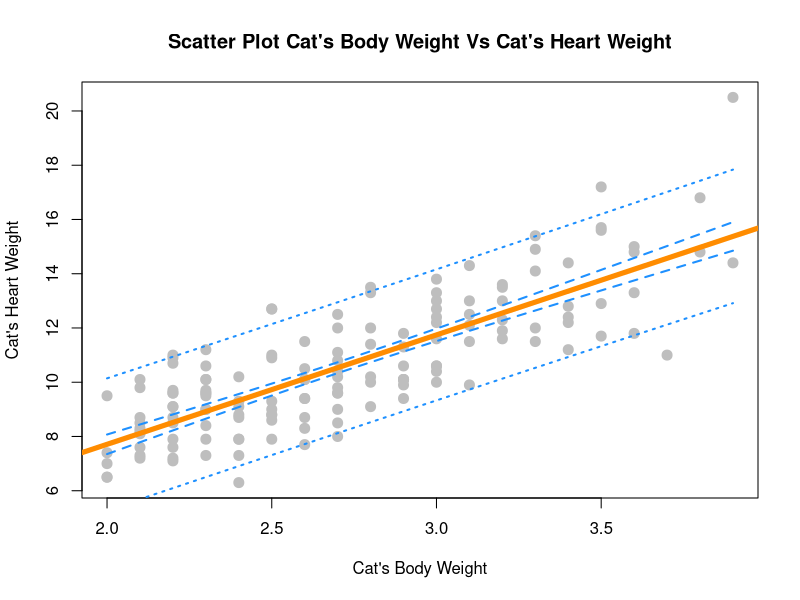
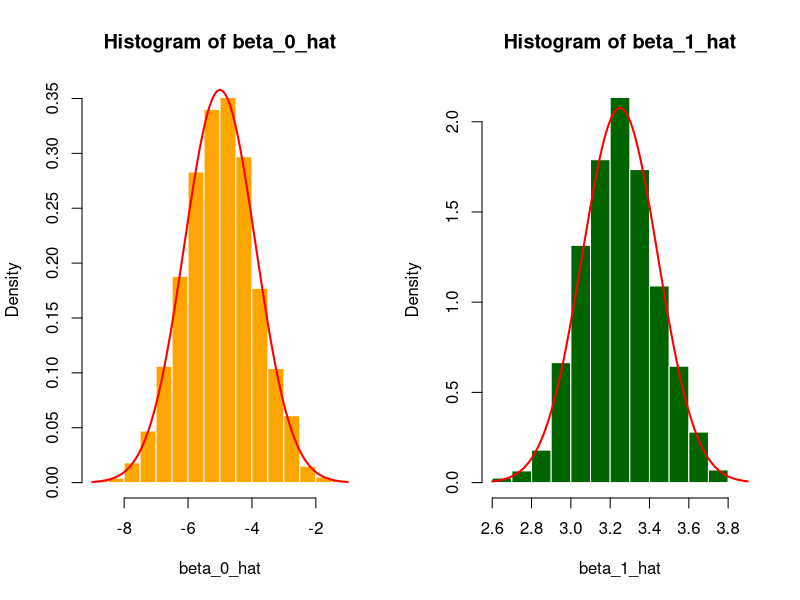

Generate these figures, in order, with R:
## ---- chunk 1
library(MASS)
cat_model = lm(Hwt~Bwt,data=cats)
summary(cat_model)$coefficient[,"t value"]
summary(cat_model)$coefficient[,"Pr(>|t|)"]
alpha = 0.05
level = 1- alpha
confint(cat_model,level=level)

confint(cat_model,interval="confidence",level=0.90)["Bwt",]
confint(cat_model,interval="confidence",level=0.99)["(Intercept)",]

body_weight1 = data.frame(Bwt=c(2.1,2.8))
predict_newdata1=predict(cat_model,newdata=body_weight1,interval="confidence",level=0.99)

body_weight2 = data.frame(Bwt=c(2.8,4.2))
predict_newdata2=predict(cat_model,newdata=body_weight2,interval="prediction",level=0.99)

beta_0_hat = summary(cat_model)$coefficient[1,1]
beta_1_hat = summary(cat_model)$coefficient[2,1]

beta_0_hat_se = summary(cat_model)$coefficient[1,2]
beta_1_hat_se = summary(cat_model)$coefficient[2,2]

beta_0_hat_t = (beta_0_hat - 4) / beta_0_hat_se
beta_1_hat_t = (beta_1_hat - 4) / beta_1_hat_se

beta_0_hat_p = 2* pt(abs(beta_0_hat_t),nrow(cars)-2,lower.tail = FALSE)
beta_1_hat_p = 2* pt(abs(beta_1_hat_t),nrow(cars)-2,lower.tail = FALSE)

#Creating Confidence and Prediction Bands

bwt_grid = seq(min(cats$Bwt),max(cats$Bwt),by = 0.01)

hwt_ci_band = predict(cat_model,
                      newdata = data.frame(Bwt = bwt_grid),
                      interval = "confidence",
                      level = 0.90)

hwt_pi_band = predict(cat_model,
                      newdata = data.frame(Bwt = bwt_grid),
                      interval = "prediction",
                      level = 0.90)

## ---- chunk 2
plot(Hwt~Bwt,
     data=cats,
     xlab = "Cat's Body Weight",
     ylab = "Cat's Heart Weight",
     main = "Scatter Plot Cat's Body Weight Vs Cat's Heart Weight",
     col = "grey",
     pch = 20,
     cex = 2
     )
abline(cat_model,lwd = 5, col = "darkorange")
lines(bwt_grid,hwt_ci_band[,"lwr"],col="dodgerblue",lwd=2,lty=2)
lines(bwt_grid,hwt_ci_band[,"upr"],col="dodgerblue",lwd=2,lty=2)
lines(bwt_grid,hwt_pi_band[,"lwr"],col="dodgerblue",lwd=2,lty=3)
lines(bwt_grid,hwt_pi_band[,"upr"],col="dodgerblue",lwd=2,lty=3)
## ---- chunk 3
data(Ozone, package = "mlbench")
Ozone = Ozone[, c(4, 6, 7, 8)]
colnames(Ozone) = c("ozone", "wind", "humidity", "temp")
Ozone = Ozone[complete.cases(Ozone), ]

ozone_wind_model = lm(ozone~wind,data=Ozone)
ozone_temp_model = lm(ozone~temp,data=Ozone)
## ---- chunk 4
beta_0 = -5
beta_1 = 3.25
sigma_2 = 16
sigma = sqrt(sigma_2)

birthday = 19770411
set.seed(birthday)
n = 50
x = seq(0, 10, length = n)

sim_data = function(x,beta0,beta1,n){
  epsilon = rnorm(n,mean=0,sd=sigma)
  y = beta0 + beta1 * x + epsilon
  data.frame(predictor = x, response = y)
}

loop_times = 2000

beta_0_hat = rep(0,loop_times)
beta_1_hat = rep(0,loop_times)
  
for(i in 1:loop_times){
  epsilon = rnorm(n,mean=0,sd=sigma)
  y = beta_0 + beta_1 * x + epsilon
  data = sim_data(x,beta_0,beta_1,n)
  data_model = lm(response~predictor,data=data)
  beta_0_hat[i] = summary(data_model)$coefficient[1,1]
  beta_1_hat[i] = summary(data_model)$coefficient[2,1]
}
Sxx = sum((x - mean(x))^2)
sd_beta_1_hat = sqrt(sigma_2 / Sxx)
sd_beta_0_hat = sqrt(sigma_2 * ((1/n) + (mean(x)^2/Sxx)))

## ---- chunk 5
library(knitr)
beta0_beta_1_summary_report = data.frame(
  attributes = c("True Exepected Value","Mean Simulated Value","True Standard Deviation","Standard Deviation of Simulated Value"),
  beta_0 = c(beta_0,mean(beta_0_hat),sd_beta_0_hat,sd(beta_0_hat)),
  beta_1 = c(beta_1,mean(beta_1_hat),sd_beta_1_hat,sd(beta_1_hat))
)

kable(beta0_beta_1_summary_report, format = "pandoc",padding = 2,caption = "Summarizes the results of the Simulations")
## ---- chunk 6
par(mfrow = c(1, 2))

hist(beta_0_hat,
     probability = TRUE,
     col="orange",
     border="white"
     )
curve(dnorm(x,mean=beta_0,sd=sd_beta_0_hat),add = TRUE,lwd=2,col="red")

hist(beta_1_hat,
     probability = TRUE,
     col="darkgreen",
     border="white")
curve(dnorm(x,mean=beta_1,sd=sd_beta_1_hat),add = TRUE,lwd=2,col="red")

## ---- chunk 7
beta_0 = 5
beta_1 = 2
sigma_2 = 9
sigma = sqrt(sigma_2)

birthday = 19770411
set.seed(birthday)
n = 25
x = seq(0, 2.5, length = n)


sim_data = function(x,beta0,beta1,n){
  epsilon = rnorm(n,mean=0,sd=sigma)
  y = beta0 + beta1 * x + epsilon
  data.frame(predictor = x, response = y)
}

loop_times = 2500

se_sim = rep(0,loop_times)
beta_1_hat = rep(0,loop_times)
  
for(i in 1:loop_times){
  epsilon = rnorm(n,mean=0,sd=sigma)
  data = sim_data(x,beta_0,beta_1,n)
  data_model = lm(response~predictor,data=data)
  se = sqrt((sum((predict(data_model) - data$response)^2))/(length(data$response) - 2))

  beta_1_hat[i] = summary(data_model)$coefficient[2,1]
  se_sim[i] = se
}

alpha = (1-0.95)
alpha_2 = alpha/2
crit_95 = qt(1-alpha_2,df = nrow(data) - 2)

alpha = (1-0.99)
alpha_2 = alpha/2
crit_99 = qt(1-alpha_2,df = nrow(data) - 2)

Sxx = sum((x - mean(x))^2)

lower_95 = beta_1_hat - crit_95 * se_sim/sqrt(Sxx)
upper_95 = beta_1_hat + crit_95 * se_sim/sqrt(Sxx)

lower_99 = beta_1_hat - crit_99 * se_sim/sqrt(Sxx)
upper_99 = beta_1_hat + crit_99 * se_sim/sqrt(Sxx)

beta_hat_1_t = (beta_1_hat - 0) / (se_sim/sqrt(Sxx))
beta_hat_1_p = 2* pt(beta_hat_1_t,df=length(beta_hat_1_t) - 2, lower.tail = FALSE)

mean(beta_1 > lower_95 & beta_1 < upper_95)
mean(beta_1 > lower_99 & beta_1 < upper_99)

mean(beta_hat_1_p < 0.05)

mean(beta_hat_1_p < 0.01)

## ---- chunk 8
calc_pred_int = function (model, newdata, level = c(0.95)) {
  #Derive the Critical Value/Y-hat and Lower Bound for the default CI - 95%
  crit_95 = qt(1-(1 - 0.95) / 2,length(predict(cat_model)) - 2)
  y_hat = predict(model,newdata=newdata)
  lwr = predict(cat_model,newdata=newdata,interval="prediction")[2]

  #Calculate the function
  X_FIND = (y_hat - lwr) / crit_95
  
  #Derive the Critical Value for the default CI - 95%
  crit = qt(1-(1 - level) / 2,length(predict(cat_model)) - 2)
  lower = (y_hat - crit * X_FIND)
  upper = (y_hat + crit * X_FIND)
  
  results <- c(y_hat,lower,upper)
  names(results) <- c("estimate","lower","upper")
  results
}

## ---- chunk 9
newcat_1 = data.frame(Bwt = 4.0)
calc_pred_int(cat_model, newcat_1)
## ---- chunk 10
newcat_2 = data.frame(Bwt = 3.3)
calc_pred_int(cat_model, newcat_2, level = 0.99)
